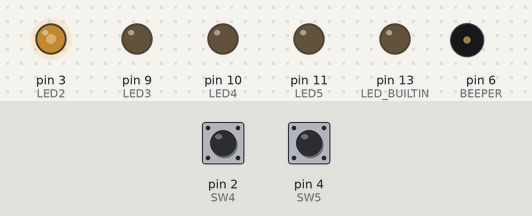
A sketch run on a simulated Arduino Uno, built with avr-gcc and run on an emulated ATmega328P. On the bench: output pins drawn as LEDs (lit = HIGH), buzzer (waves = sounding). The test bench sets the inputs (shaded band); at power-on: pin 2 (SW4) HIGH, pin 4 (SW5) HIGH.

Above: at 0.3 s.
1.3 s: pin 2 (SW4) pulled LOW for 1 s
4.3 s: pin 4 (SW5) pulled LOW for 1 s
At 5.7 s:
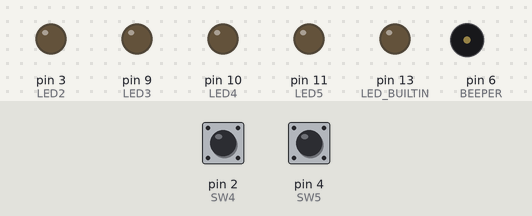
7.3 s: pin 2 (SW4) pulled LOW for 0.15 s
At 7.8 s:
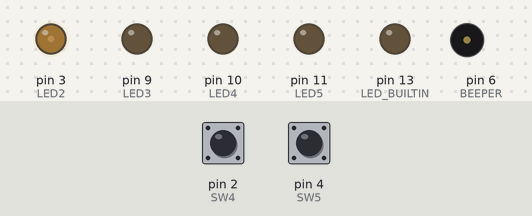
8.9 s: pin 4 (SW5) pulled LOW for 0.15 s
At 10.5 s:
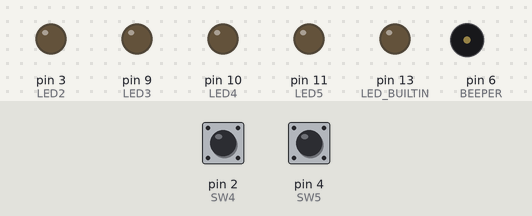
Timing chart, 0 to 11.6 s (numbered marks = the images above; inputs shaded):
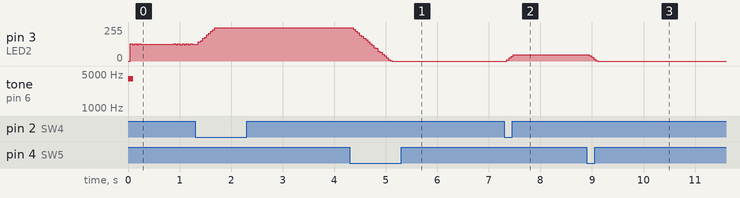

The sketch:

ARPS2-Intro-3-Loops.ino
```cpp
/*
Project:  ARPS2-Intro-3-Loops
Activity: mirobo.tech/arps-intro-3
Updated:  February 28, 2025

This introductory programming activity for the mirobo.tech ARPS2 circuit
demonstrates the use of both while-loop and for-loop structures to change
the brightness of an LED using PWM (Pulse-Width Modulation).

Additional program analysis and programming activities introduce the
concepts of local and global variables and demonstrate the analogWrite()
function to generate PWM output.

See the https://mirobo.tech/arps webpage for additional ARPS2
resources, programming activities, and starter programs.
*/

// ARPS2 Educational Starter I/O devices
const int SW2 = 0;      // Pushbuttons SW2 and SW3 are fully supported on
const int SW3 = 1;      // Arduino UNO R4 Minima and Arduino UNO R4 WiFi
const int SW4 = 2;      // Pushbuttons SW4 and SW5 work on all Arduino UNO
const int SW5 = 4;      // circuit boards

const int LED2 = 3;     // ARPS2 LEDs
const int LED3 = 9;
const int LED4 = 10;
const int LED5 = 11;

const int BEEPER = 6;   // ARPS2 Piezo beeper LS1

// Pre-defined Arduino UNO LED
// LED_BUILTIN (D13)    // On-board LED (shared with H2 and SONAR TRIG)

// Define program variables
int SW2State;
int SW3State;
int SW4State;
int SW5State;

int LED2Level = 127;  // LED2 brightness (PWM on-time) value
int pwmCounter;       // Counter for PWM generation loop

void setup() {
  pinMode(SW2,INPUT_PULLUP);
  pinMode(SW3,INPUT_PULLUP);
  pinMode(SW4,INPUT_PULLUP);
  pinMode(SW5,INPUT_PULLUP);
  pinMode(LED2,OUTPUT);
  pinMode(LED3,OUTPUT);
  pinMode(LED4,OUTPUT);
  pinMode(LED5,OUTPUT);
  pinMode(BEEPER,OUTPUT);
  pinMode(LED_BUILTIN,OUTPUT);
  tone(BEEPER,4000,100);  // Say hello!
}

void loop() {
  // Read pushbuttons
  SW4State = digitalRead(SW4);
  SW5State = digitalRead(SW5);

  // Increase brightness
  if(SW4State == LOW && LED2Level < 255) {
    LED2Level += 1;
  }

  // Decrease brightness
  if(SW5State == LOW && LED2Level > 0) {
    LED2Level -= 1;
  }

  // PWM LED2
  pwmCounter = 255;
  while(pwmCounter != 0) {
    if(LED2Level == pwmCounter) {
      digitalWrite(LED2,HIGH);
    }
    pwmCounter --;
    delayMicroseconds(10);
  }
  digitalWrite(LED2,LOW);
}

/* Learn More -- Program Analysis Activities

1.  The main loop of this program starts with program statements
    that read two of the circuit's pushbuttons followed by conditional
    statements that modify the value of the LED2Level variable. What
    range of values is the LED2Level variable allowed to be?

2.  The main loop() of this program is an infinite, (condition-less)
    loop. Inside the main loop is a while() loop which implements a
    conditional structure -- making it a finite loop -- which is used
    to determine whether or not the loop repeats.

    What condition is being evaluated inside the while() statement's
    brackets? How many times will the code in this inner loop run?

3.  What condition is being evaluated by the 'if' condition inside
    the while() loop? With the starting LED2Level value of 127, how
    many times will the loop run before LED D2 turns on?

4.  The while() loop turns LED D2 on when the value of LED2Level
    matches the pwmCounter value. As LED2Level changes, LED D2 will
    end up being on for different amounts of time relative to the
    total time taken to execute the loop. Another statement, outside
    of the inner loop, turns LED D2 off before the main loop()
    repeats.

    The process of repeatedly turning an output on and off for varying
    proportions of a fixed time period is a technique called PWM
    (Pulse-Width Modulation). If the frequency of pulses is fast
    enough, PWM will cause LED D2 to have appear to have different
    levels of brightness instead of visibly flashing.

    How many different levels of brightness can LED D2 have in this
    program? Calculate the percentage brightness change corresponding
    to a single digit difference in the value of the LED2Level
    variable.

5.  Every finite while() loop consists of three parts:

    1) A statement that assigns a value to the loop's conditional
    variable. In this program, the assignment statement is the
    'pwmCounter = 255;' statement just above the while() condition.

    2) A conditional expression that determines whether or not the
    while loop will repeat. The 'while(pwmCounter != 0)' will keep
    running the loop until pwmCounter is equal to 0. (Unlike 'if'
    statements, which run the code inside their conditional braces
    only once *if* a condition is true, while statements keep
    re-evaluating their conditions and repeating the code inside
    their braces *while* their conditional statements are true.

    3) An expression that updates or modifies the conditional
    variable inside the while() loop. In this program, the statement
    The statement 'pwmCounter --;' uses a decrement operator to
    decrease the value of the loop variable by 1 every time it is
    encountered in the loop. (If the loop variable is never modified,
    the program will appear to get stuck in the loop and will never
    go on to run any other code outside of the loop –- making the
    while structure into an infinite loop!)

    A for() loop is an alternative to a while() loop and incorporates
    the same three parts of a while structure into a single program
    statement. Compare the structure of the while() loop in the
    program above with the for() loop structure, below:

  for(int pwmCounter = 255; pwmCounter != 0; pwmCounter --) {
    if(LED2Level == pwmCounter) {
      digitalWrite(LED2,HIGH);
    }
    delayMicroseconds(10);
  }
  digitalWrite(LED2,LOW);

    The numbers in the for statement's brackets represent the starting
    value, the ending value, and the step between successive values
    of the pwmCounter variable.

    Can you identify at least two advantages of using a for() loop
    structure instead of a while() loop structure? There is one
    potentially important disadvantage of a for() loop, though it
    doesn't impact the for loop used here. Can you think of what
    it might be?

    Replace the entire while90 loop structure in the original
    program with the for() loop structur, above.

    Compile the program and upload it into your circuit to try it
    out. Does it work the same way as the program did when using the
    while() loop?

6.  The pwmCounter variable defined in the program's header is known
    as a 'global' variable because it is accessible from all parts of
    the program. The new for() loop code added above redefines the
    pwmCounter variable as a 'local' variable for use only within
    the for() loop using the for loop's initialization statement:

  for(int pwmCounter = 255; pwmCounter != 0; pwmCounter --) {

    While both pwmCounter variables share the same name, they are
    actually different. This means that the contents of the for
    loop's pwmCounter variable won't be accessible outside of the
    for() loop. (As you can imagine, having two different variables
    with the same name can potentially lead to unexpected problems
    in your program and should always be avoided –- it's only being
    done here to prove the point that it really can be a problem!)
    Let's verify that the two pwmCounter variables are actually
    different.

    Add the following line above the for() loop in your program:

  pwmCounter = 128;

    Next, add the following if condition below the for() loop. It
    will be used to indicate whether or not the global pwmCounter
    variable has been modified after running the for() loop:

  if(pwmCounter == 128) {
    digitalWrite(LED4,HIGH);
  }
  else {
    digitalWrite(LED4,LOW);
  }

    What value should the (local) pwmCounter variable declared in
    the for() loop be when the loop finishes? Should this value
    cause LED D4 to be lit?

    Build and upload the program into into your circuit. If LED4 is
    lit, we know that the global pwmCounter variable has not been
    modified by the for() loop. Do you think your prediction of the
    local pwmCounter variable's value was correct?

7.  Remove the 'int' declaration from the for() loop's variable
    assignment so that the for() loop initialization statement
    now looks like the one below:

   for(pwmCounter = 255; pwmCounter != 0; pwmCounter --) {

    Removing the 'int' declaration will cause the for() loop to use
    the existing global pwmCounter variable instead of creating its
    own new local variable.

    Build and upload the program to your circuit and run it again.
    Is the output of LED D4 different now? How would you be able to
    determine if the value of the pwmCounter variable is the value
    you predicted above?

8.  The best and safest solution to prevent variable confusion is,
    of course, to use dedicated local variables inside for() loops.
    Doing so always requires the local variable to be initialized
    with a type specifier -- performed by 'int', below:

   for(int pwmCtr = 255; pwmCtr != 0; pwmCtr --) {
    if(LED2Level == pwmCtr) {
      digitalWrite(LED2,HIGH);
    }
    delayMicroseconds(20);
  }
  digitalWrite(LED2,LOW);

    Replace the for() loop code in your program with this new code
    and test it to ensure that it works.

    Next, try removing the 'int' type specifier from the beginning
    of the pwmCtr variable declaration in the for() statement. Try
    to build and upload the program. What happens? Why?

9.  Arduino includes an analogWrite() instruction that continuously
    generates PWM outputs on up to six special purpose digital output
    pins – these are usually marked with a tilde '~' character on each
    PWM-capable Arduino I/O header pin (the '~' is meant to represent
    an analog wave). The inclusion of an analogWrite() instruction
    means that all of the previous PWM code in this program can be
    replaced by a single analogWrite() statement.

    Let's try it! Replace all of the code below the switch input if()
    conditions in the program with these three lines:

   // PWM LED2
  analogWrite(LED2, LED2Level);
  delay(10);

    Upload the program and verify that SW4 and SW5 modify the LED2
    brightness in the same way the program did before.

    What purpose does the 'delay(10);' statement serve in this
    program? What do you think will happen if you comment out the
    'delay(10);' statement? Try it and see if you're right!

10. All of the work that went into generating and testing our own PWM
    algorithm might seem like wasted effort after realizing that that
    a single instruction can replace all of our code, but that isn't
    necessarily the case. Developing and testing new algorithmd to
    accomplish specific taskd is an important skill, and this
    exercise hopefully helped you build a better understanding of
    how PWM works. Hopefully, some of the debugging steps introduced
    here will help prepare you to investigate, develop, and verify
    the operation of your new algorithms and functions for different
    or un-supported hardware devices. And in some cases, your code
    developed to implement a specific function may work better than
    pre-made code to do the same thing. This is because pre-created
    functions may have been written with extra code to support
    features or capabilities that may not be needed in our program,
    so your code will end up being smaller and faster as a result.

    Look up the analogWrite() instruction in the Arduino reference
    documentation. What limitiations does analogWrite() have? Can
    you think of any applications that might benefit from different
    PWM frequencies, different PWM resolution (the number of distinct
    output levels), or more PWM outputs? Could the simple PWM
    technique used in the original program be modified to overcome
    some of the limitations of the built-in analogWrite() function?

    What is one big drawback of using a loop to generate PWM?

Programming Activities

1.  Modify your program to control the brightness of two or more LEDs
    simultaneously. On Arduino UNO R4, use SW2 and SW5 to increase and
    decrease the brightness of one LED, and SW3 and SW4 to control
    the brightness of a second LED.

    On Arduino UNO R3, use SW4 to set the brightness of one LED and
    SW5 to set the brightness of a second LED.

2.  If you have access to an oscillscope, you can use it to view the
    PWM output waveform being sent to LED D2. Measure the time period
    of the PWM wave and calculate the PWM frequency when using the
    analogWrite() function.

    Compare the frequency of a PWM wave generated using one of the
    original loop functions. How can the PWM frequency of the PWM
    loop functions be changed?

3.  A program could use a loop to automatically increase the PWM
    value before sending it into a PWM function. This could be used
    to implement a soft-start for an electric motor, which would
    help to reduce the mechanical stress caused by suddenly applying
    full voltage to the motor.

    Create a program that uses a for() loop to slowly increase the
    the brightness of an LED when a buton is pressed (instead of
    requiring the user to hold the button as in the original program).

4.  Add another loop to gradually turn the same LED in the above
    program off using either a second button or re-using the on-button
    as a toggle button.

5.  Make a program that automatically creates a repeated, visual
    'pulse' by continuously brightening and dimming one or more of
    the LEDs.

6.  Try making a 'chirp' or 'pew-pew' sound effect by using a for
    loop to sweep through a range of frequencies from low to high,
    or from high to low, in response to a button press.
*/
```

Measured:
- after the input at 4.3 s, pin 3 (LED2): moves from 250/255 to 0/255 over 0.76 s, starting after 0.07 s
- after the input at 7.3 s, pin 3 (LED2): 0/255 → 48/255 after 0.05 s
- after the input at 8.9 s, pin 3 (LED2): 48/255 → 0/255 after 0.05 s
